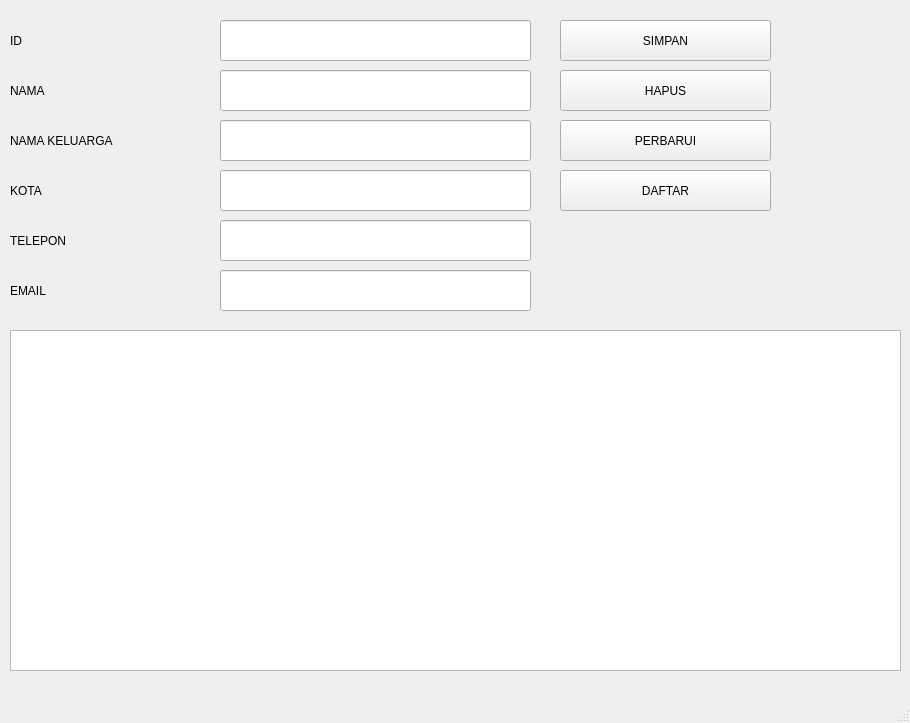
<?xml version="1.0" encoding="UTF-8"?>
<ui version="4.0">
 <class>MainWindow</class>
 <widget class="QMainWindow" name="MainWindow">
  <property name="geometry">
   <rect>
    <x>0</x>
    <y>0</y>
    <width>910</width>
    <height>723</height>
   </rect>
  </property>
  <property name="windowTitle">
   <string>MainWindow</string>
  </property>
  <widget class="QWidget" name="centralwidget">
   <widget class="QPushButton" name="btnSimpan">
    <property name="geometry">
     <rect>
      <x>560</x>
      <y>20</y>
      <width>211</width>
      <height>41</height>
     </rect>
    </property>
    <property name="text">
     <string>SIMPAN</string>
    </property>
   </widget>
   <widget class="QPushButton" name="btnHapus">
    <property name="geometry">
     <rect>
      <x>560</x>
      <y>70</y>
      <width>211</width>
      <height>41</height>
     </rect>
    </property>
    <property name="text">
     <string>HAPUS</string>
    </property>
   </widget>
   <widget class="QPushButton" name="btnPerbarui">
    <property name="geometry">
     <rect>
      <x>560</x>
      <y>120</y>
      <width>211</width>
      <height>41</height>
     </rect>
    </property>
    <property name="text">
     <string>PERBARUI</string>
    </property>
   </widget>
   <widget class="QPushButton" name="btnDaftar">
    <property name="geometry">
     <rect>
      <x>560</x>
      <y>170</y>
      <width>211</width>
      <height>41</height>
     </rect>
    </property>
    <property name="text">
     <string>DAFTAR</string>
    </property>
   </widget>
   <widget class="QLineEdit" name="txtID">
    <property name="geometry">
     <rect>
      <x>220</x>
      <y>20</y>
      <width>311</width>
      <height>41</height>
     </rect>
    </property>
   </widget>
   <widget class="QLineEdit" name="txtINama">
    <property name="geometry">
     <rect>
      <x>220</x>
      <y>70</y>
      <width>311</width>
      <height>41</height>
     </rect>
    </property>
   </widget>
   <widget class="QLineEdit" name="txtNamaKeluarga">
    <property name="geometry">
     <rect>
      <x>220</x>
      <y>120</y>
      <width>311</width>
      <height>41</height>
     </rect>
    </property>
   </widget>
   <widget class="QLineEdit" name="txtKota">
    <property name="geometry">
     <rect>
      <x>220</x>
      <y>170</y>
      <width>311</width>
      <height>41</height>
     </rect>
    </property>
   </widget>
   <widget class="QLineEdit" name="txtTelepon">
    <property name="geometry">
     <rect>
      <x>220</x>
      <y>220</y>
      <width>311</width>
      <height>41</height>
     </rect>
    </property>
   </widget>
   <widget class="QLineEdit" name="txtEmail">
    <property name="geometry">
     <rect>
      <x>220</x>
      <y>270</y>
      <width>311</width>
      <height>41</height>
     </rect>
    </property>
   </widget>
   <widget class="QLabel" name="lblID">
    <property name="geometry">
     <rect>
      <x>10</x>
      <y>20</y>
      <width>201</width>
      <height>41</height>
     </rect>
    </property>
    <property name="text">
     <string>ID</string>
    </property>
   </widget>
   <widget class="QLabel" name="lblNAMA">
    <property name="geometry">
     <rect>
      <x>10</x>
      <y>70</y>
      <width>201</width>
      <height>41</height>
     </rect>
    </property>
    <property name="text">
     <string>NAMA</string>
    </property>
   </widget>
   <widget class="QLabel" name="lblNAMAKELUARGA">
    <property name="geometry">
     <rect>
      <x>10</x>
      <y>120</y>
      <width>201</width>
      <height>41</height>
     </rect>
    </property>
    <property name="text">
     <string>NAMA KELUARGA</string>
    </property>
   </widget>
   <widget class="QLabel" name="lblKOTA">
    <property name="geometry">
     <rect>
      <x>10</x>
      <y>170</y>
      <width>201</width>
      <height>41</height>
     </rect>
    </property>
    <property name="text">
     <string>KOTA</string>
    </property>
   </widget>
   <widget class="QLabel" name="lblTELEFON">
    <property name="geometry">
     <rect>
      <x>10</x>
      <y>220</y>
      <width>201</width>
      <height>41</height>
     </rect>
    </property>
    <property name="text">
     <string>TELEPON</string>
    </property>
   </widget>
   <widget class="QLabel" name="lblEmail">
    <property name="geometry">
     <rect>
      <x>10</x>
      <y>270</y>
      <width>201</width>
      <height>41</height>
     </rect>
    </property>
    <property name="text">
     <string>EMAIL</string>
    </property>
   </widget>
   <widget class="QTableWidget" name="tblDaftar">
    <property name="geometry">
     <rect>
      <x>10</x>
      <y>330</y>
      <width>891</width>
      <height>341</height>
     </rect>
    </property>
   </widget>
  </widget>
  <widget class="QMenuBar" name="menubar">
   <property name="geometry">
    <rect>
     <x>0</x>
     <y>0</y>
     <width>910</width>
     <height>22</height>
    </rect>
   </property>
  </widget>
  <widget class="QStatusBar" name="statusbar"/>
 </widget>
 <resources/>
 <connections/>
</ui>
